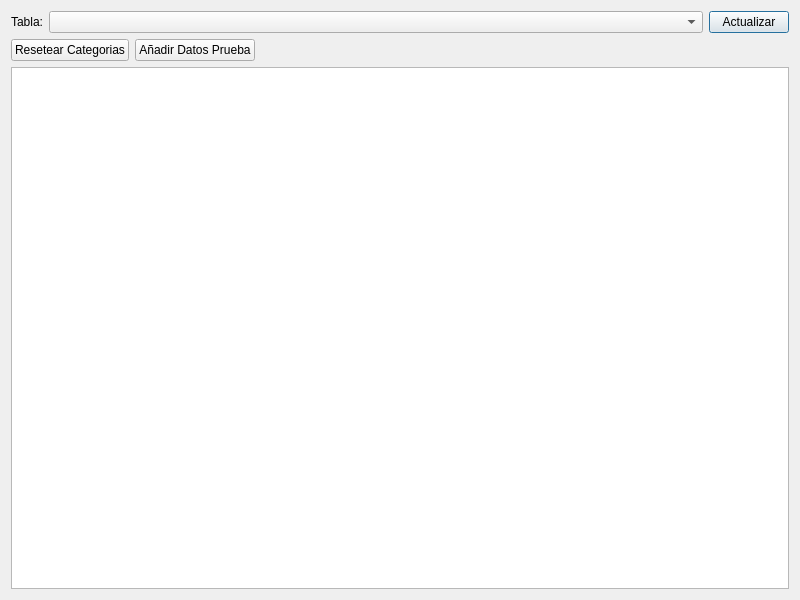
<?xml version="1.0" encoding="UTF-8"?>
<ui version="4.0">
 <class>SQLDebugDialog</class>
 <widget class="QDialog" name="SQLDebugDialog">
  <property name="geometry">
   <rect>
    <x>0</x>
    <y>0</y>
    <width>800</width>
    <height>600</height>
   </rect>
  </property>
  <property name="windowTitle">
   <string>SQL Debug</string>
  </property>
  <layout class="QGridLayout" name="gridLayout">
   <item row="0" column="0">
    <layout class="QHBoxLayout" name="horizontalLayout">
     <item>
      <widget class="QLabel" name="label">
       <property name="text">
        <string>Tabla:</string>
       </property>
      </widget>
     </item>
     <item>
      <widget class="QComboBox" name="tableComboBox">
       <property name="sizePolicy">
        <sizepolicy hsizetype="Expanding" vsizetype="Fixed">
         <horstretch>0</horstretch>
         <verstretch>0</verstretch>
        </sizepolicy>
       </property>
      </widget>
     </item>
     <item>
      <widget class="QPushButton" name="refreshPushButton">
       <property name="text">
        <string>Actualizar</string>
       </property>
      </widget>
     </item>
    </layout>
   </item>
   <item row="1" column="0">
    <layout class="QHBoxLayout" name="horizontalLayout_2">
     <item>
      <widget class="QPushButton" name="resetCategoriesPushButton">
       <property name="text">
        <string>Resetear Categorias</string>
       </property>
      </widget>
     </item>
     <item>
      <widget class="QPushButton" name="addTestDataPushButton">
       <property name="text">
        <string>Añadir Datos Prueba</string>
       </property>
      </widget>
     </item>
     <item>
      <spacer name="horizontalSpacer">
       <property name="orientation">
        <enum>Qt::Horizontal</enum>
       </property>
       <property name="sizeHint" stdset="0">
        <size>
         <width>40</width>
         <height>20</height>
        </size>
       </property>
      </spacer>
     </item>
    </layout>
   </item>
   <item row="2" column="0">
    <widget class="QTableWidget" name="tableWidget">
     <property name="sizePolicy">
      <sizepolicy hsizetype="Expanding" vsizetype="Expanding">
       <horstretch>0</horstretch>
       <verstretch>0</verstretch>
      </sizepolicy>
     </property>
    </widget>
   </item>
  </layout>
 </widget>
 <resources/>
 <connections/>
</ui>
